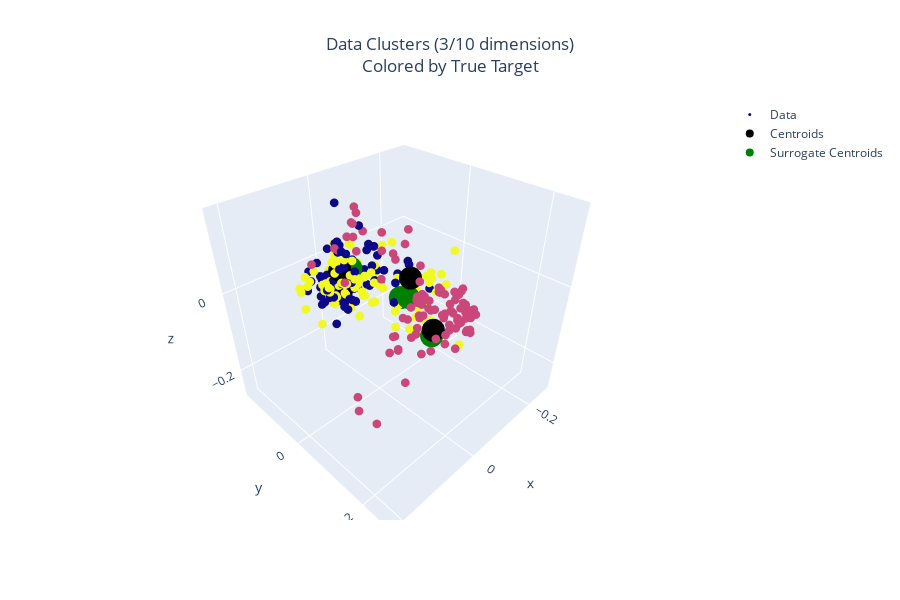

The notebook cell saved with this chart:
### Code cell
full_data = go.Scatter3d(x=X_transformed[:,0],
                    y=X_transformed[:,1],
                    z=X_transformed[:,2],
                    mode='markers',
                    marker=dict(color=df.target,size=3),
                    name='Data')

centers = go.Scatter3d(x=centroid[:,0],
                       y=centroid[:,1],
                       z=centroid[:,2],
                       mode='markers',
                       marker=dict(color='black',size=8),
                       name='Centroids')

data_centers = go.Scatter3d(x=cluster_centers[:,0],
                            y=cluster_centers[:,1],
                            z=cluster_centers[:,2],
                            mode='markers',
                            marker=dict(color='green',size=8),
                            name='Surrogate Centroids')

data = [full_data,centers,data_centers]

layout=go.Layout(width=900,height=600,
                 title=dict(x=0.5,text=f'Data Clusters (3/{emb_shape} dimensions)<br>Colored by True Target'))

fig = go.Figure(data=data,layout=layout)
fig.show()

### Figure 1 — Plotly figure (JSON) as saved in the notebook; plotly's stock layout.template omitted (floating-point values rounded to 4 significant figures; data arrays with more than 128 entries replaced by an {"elided": "..."} marker saying what was removed)
{"data": [{"marker": {"color": {"elided": "300 int values"}, "size": 3}, "mode": "markers", "name": "Data", "type": "scatter3d", "x": {"elided": "300 float values"}, "y": {"elided": "300 float values"}, "z": {"elided": "300 float values"}}, {"marker": {"color": "black", "size": 8}, "mode": "markers", "name": "Centroids", "type": "scatter3d", "x": [0.01, -0.1413, -0.005347, 0.06569, 0.03735], "y": [0.1019, -0.04499, -0.1062, 0.208, -0.06751], "z": [0.07241, -0.1053, -0.04056, 0.04268, 0.02884]}, {"marker": {"color": "green", "size": 8}, "mode": "markers", "name": "Surrogate Centroids", "type": "scatter3d", "x": [0.0183, -0.1179, -0.03538, 0.06892, 0.01316], "y": [0.105, -0.05053, -0.1221, 0.2076, -0.06217], "z": [0.03605, -0.1024, -0.02958, 0.0328, 0.02579]}], "layout": {"height": 600, "title": {"text": "Data Clusters (3/10 dimensions)<br>Colored by True Target", "x": 0.5}, "width": 900}}
